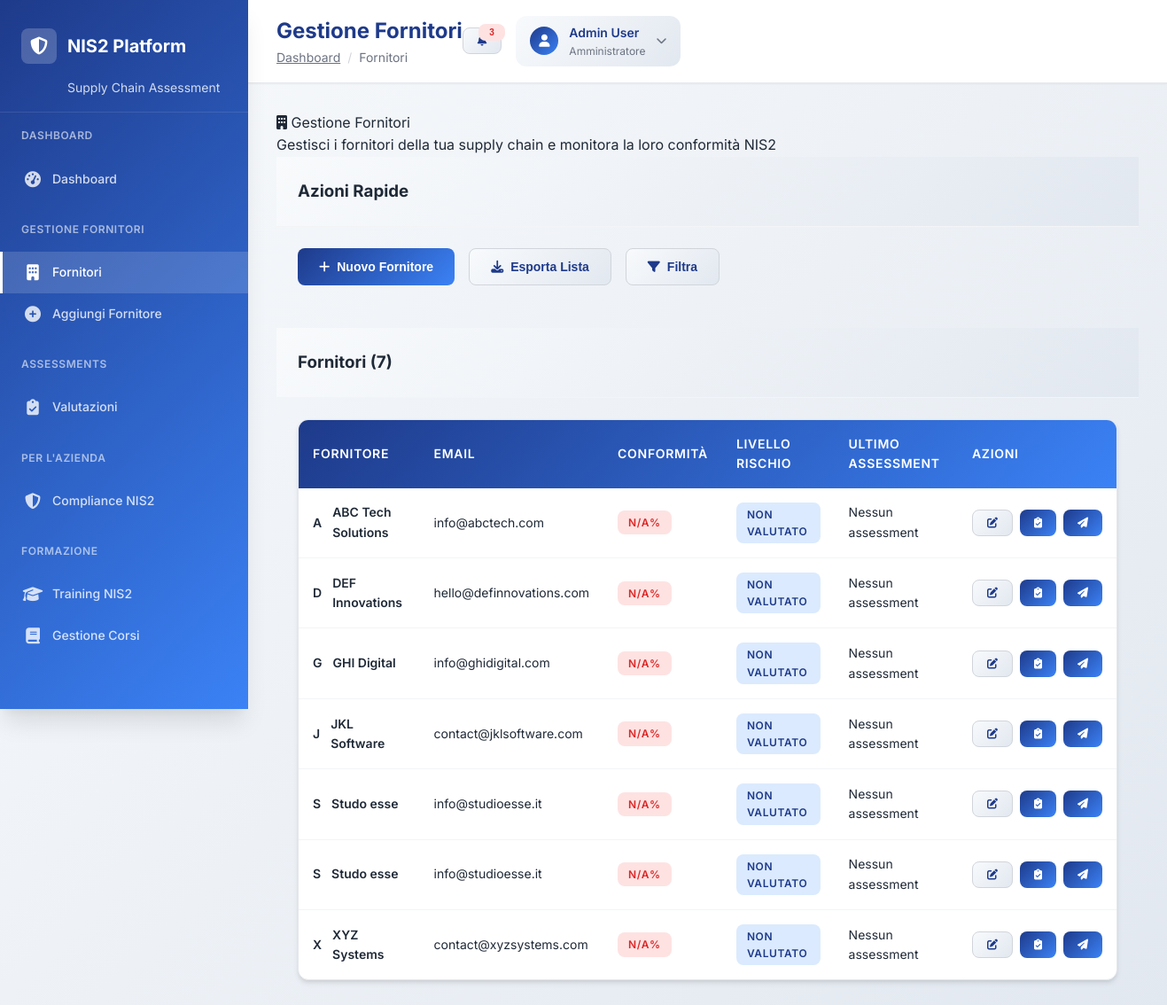
Page /suppliers (signed in) on the committed database.
### tables this page shows
CREATE TABLE suppliers (
            id INTEGER PRIMARY KEY AUTOINCREMENT,
            name TEXT NOT NULL,
            email TEXT NOT NULL,
            company_id INTEGER NOT NULL,
            compliance_score INTEGER,
            risk_level TEXT,
            assessment_date TIMESTAMP,
            assessment_token TEXT,
            created_at TIMESTAMP DEFAULT CURRENT_TIMESTAMP, address TEXT, city TEXT,
            FOREIGN KEY (company_id) REFERENCES companies (id)
        );

### main_dev.py (the view)
@app.get("/suppliers")
async def suppliers_page(request: Request):
    user = await get_current_user(request)
    if not user:
        return RedirectResponse(url="/company-login")
    company_id = user.get("company_id")
    if not company_id:
        return RedirectResponse(url="/company-login")
    conn = sqlite3.connect('nis2_supply_chain.db')
    cursor = conn.cursor()
    cursor.execute('''
        SELECT id, name, email, compliance_score, risk_level, assessment_date
        FROM suppliers
        WHERE company_id = ?
        ORDER BY name
    ''', (company_id,))
    suppliers = cursor.fetchall()
    conn.close()
    context = {
        "request": request,
        "suppliers": suppliers,
        "user": user
    }
    return templates.TemplateResponse("suppliers.html", context)

### templates/suppliers.html (shortened to what this page needs)
{% extends "professional_base.html" %}
{% block page_title %}Gestione Fornitori{% endblock %}
{% block breadcrumb %}
<span class="breadcrumb-separator">/</span>
<span>Fornitori</span>
{% endblock %}
{% block content %}
<div class="section-header">
    <div class="section-title">
        <i class="fas fa-building"></i>
        Gestione Fornitori
    </div>
    <div class="section-subtitle">
        Gestisci i fornitori della tua supply chain e monitora la loro conformità NIS2
    </div>
</div>
<div class="content-card mb-6">
    <div class="card-header">
        <h3>Azioni Rapide</h3>
    </div>
    <div class="card-body">
        <div class="flex gap-4">
            <button class="btn btn-primary" onclick="openAddSupplierModal()">
                <i class="fas fa-plus"></i>
                Nuovo Fornitore
            </button>
            <button class="btn btn-secondary">
                <i class="fas fa-download"></i>
                Esporta Lista
            </button>
            <button class="btn btn-secondary">
                <i class="fas fa-filter"></i>
                Filtra
            </button>
        </div>
    </div>
</div>
<div class="content-card">
    <div class="card-header">
        <h3>Fornitori ({{ suppliers|length }})</h3>
    </div>
    <div class="card-body">
        {% if suppliers %}
        <div class="table-container">
            <table class="table">
                <thead class="table-header">
                    <tr>
                        <th>Fornitore</th>
                        <th>Email</th>
                        <th>Conformità</th>
                        <th>Livello Rischio</th>
                        <th>Ultimo Assessment</th>
                        <th>Azioni</th>
                    </tr>
                </thead>
                <tbody>
                    {% for supplier in suppliers %}
                    <tr>
                        <td>
                            <div class="flex items-center gap-3">
                                <div class="w-10 h-10 bg-gradient-to-br from-blue-500 to-blue-600 rounded-lg flex items-center justify-center text-white font-semibold">
                                    {{ supplier[1][0]|upper }}
                                </div>
                                <div>
                                    <div class="font-semibold text-gray-900">{{ supplier[1] }}</div>
                                </div>
                            </div>
                        </td>
                        <td>
                            <div class="text-sm text-gray-600">{{ supplier[2] }}</div>
                        </td>
                        <td>
                            {% if supplier[3] and supplier[3]|int >= 70 %}
                                <span class="badge badge-success">{{ supplier[3] }}%</span>
                            {% elif supplier[3] and supplier[3]|int >= 50 %}
                                <span class="badge badge-warning">{{ supplier[3] }}%</span>
                            {% else %}
                                <span class="badge badge-danger">{{ supplier[3] or 'N/A' }}%</span>
                            {% endif %}
                        </td>
                        <td>
                            {% if supplier[4] == 'Basso' %}
                                <span class="badge badge-success">{{ supplier[4] }}</span>
                            {% elif supplier[4] == 'Medio' %}
                                <span class="badge badge-warning">{{ supplier[4] }}</span>
                            {% elif supplier[4] == 'Alto' %}
                                <span class="badge badge-danger">{{ supplier[4] }}</span>
                            {% else %}
                                <span class="badge badge-info">Non Valutato</span>
                            {% endif %}
                        </td>
                        <td>
                            <div class="text-sm text-gray-600">
                                {% if supplier[5] %}
                                    {{ supplier[5][:10] }}
                                {% else %}
                                    Nessun assessment
                                {% endif %}
                            </div>
                        </td>
                        <td>
                            <div class="flex gap-2">
                                <a href="/edit-supplier/{{ supplier[0] }}" class="btn btn-secondary btn-sm" title="Modifica">
                                    <i class="fas fa-edit"></i>
                                </a>
                                <a href="/assessment/{{ supplier[0] }}" class="btn btn-primary btn-sm" title="Assessment">
                                    <i class="fas fa-clipboard-check"></i>
                                </a>
                                {% if supplier[3] and supplier[3]|int >= 70 %}
                                    <a href="/v/{{ supplier[0] }}" class="btn btn-success btn-sm" title="Certificato QR">
                                        <i class="fas fa-qrcode"></i>
                                    </a>
                                    <a href="/certificate/{{ supplier[0] }}" class="btn btn-success btn-sm" title="PDF Certificato" target="_blank">
                                        <i class="fas fa-file-pdf"></i>
                                    </a>
                                {% elif supplier[3] and supplier[3]|int < 70 %}
                                    <a href="/warning/{{ supplier[0] }}" class="btn btn-warning btn-sm" title="PDF Richiamo" target="_blank">
                                        <i class="fas fa-exclamation-triangle"></i>
                                    </a>
                                {% else %}
                                    <button class="btn btn-primary btn-sm" onclick="sendAssessment({{ supplier[0] }})" title="Invia Assessment">
                                        <i class="fas fa-paper-plane"></i>
                                    </button>
                                {% endif %}
                            </div>
                        </td>
                    </tr>
                    {% endfor %}
                </tbody>
            </table>
        </div>
        {% endif %}
    </div>
</div>
{% endblock %}

### static/css/professional.css (style rules this page uses)
:root { --primary-blue: #1e3a8a; --primary-blue-light: #3b82f6; --primary-blue-dark: #1e40af; --secondary-gray: #6b7280; --accent-green: #059669; --accent-red: #dc2626; --accent-orange: #ea580c; --accent-yellow: #ca8a04; --gradient-primary: linear-gradient(135deg, #1e3a8a 0%, #3b82f6 100%); --gradient-secondary: linear-gradient(135deg, #f8fafc 0%, #e2e8f0 100%); --gradient-success: linear-gradient(135deg, #059669 0%, #10b981 100%); --gradient-danger: linear-gradient(135deg, #dc2626 0%, #ef4444 100%); --shadow-sm: 0 1px 2px 0 rgba(0, 0, 0, 0.05); --shadow-md: 0 4px 6px -1px rgba(0, 0, 0, 0.1), 0 2px 4px -1px rgba(0, 0, 0, 0.06); --shadow-lg: 0 10px 15px -3px rgba(0, 0, 0, 0.1), 0 4px 6px -2px rgba(0, 0, 0, 0.05); --shadow-xl: 0 20px 25px -5px rgba(0, 0, 0, 0.1), 0 10px 10px -5px rgba(0, 0, 0, 0.04); --border-radius: 8px; --border-radius-lg: 12px; --border-radius-xl: 16px; --transition-fast: 0.15s ease-in-out; --transition-normal: 0.3s ease-in-out; --transition-slow: 0.5s ease-in-out; }
* { margin: 0; padding: 0; box-sizing: border-box; }
body { font-family: 'Inter', -apple-system, BlinkMacSystemFont, 'Segoe UI', Roboto, sans-serif; background: linear-gradient(135deg, #f8fafc 0%, #e2e8f0 100%); color: #1f2937; line-height: 1.6; min-height: 100vh; }
.breadcrumb-separator { color: #d1d5db; }
.card-header { padding: 1.5rem; border-bottom: 1px solid #f3f4f6; background: var(--gradient-secondary); }
.card-body { padding: 1.5rem; }
.table-container { background: white; border-radius: var(--border-radius-lg); box-shadow: var(--shadow-md); overflow: hidden; border: 1px solid #e5e7eb; }
.table { width: 100%; border-collapse: collapse; }
.table-header { background: var(--gradient-primary); color: white; }
.table th { padding: 1rem; text-align: left; font-weight: 600; font-size: 0.875rem; text-transform: uppercase; letter-spacing: 0.05em; }
.table td { padding: 1rem; border-bottom: 1px solid #f3f4f6; font-size: 0.875rem; }
.table tbody tr:last-child td { border-bottom: none; }
.btn { display: inline-flex; align-items: center; gap: 0.5rem; padding: 0.75rem 1.5rem; border-radius: var(--border-radius); font-weight: 600; font-size: 0.875rem; text-decoration: none; border: none; cursor: pointer; transition: var(--transition-fast); white-space: nowrap; }
.btn-primary { background: var(--gradient-primary); color: white; }
.btn-secondary { background: var(--gradient-secondary); color: var(--primary-blue); border: 1px solid #d1d5db; }
.btn-sm { padding: 0.5rem 1rem; font-size: 0.75rem; }
.badge { display: inline-flex; align-items: center; gap: 0.25rem; padding: 0.25rem 0.75rem; border-radius: var(--border-radius); font-size: 0.75rem; font-weight: 600; text-transform: uppercase; letter-spacing: 0.05em; }
.badge-danger { background: #fee2e2; color: var(--accent-red); }
.badge-info { background: #dbeafe; color: var(--primary-blue); }
.fade-in { animation: fadeIn 0.5s ease-in-out; }
.font-semibold { font-weight: 600; }
.mb-6 { margin-bottom: 1.5rem; }
.flex { display: flex; }
.items-center { align-items: center; }
.justify-center { justify-content: center; }
.gap-2 { gap: 0.5rem; }
.gap-3 { gap: 0.75rem; }
.gap-4 { gap: 1rem; }
.rounded-lg { border-radius: var(--border-radius-lg); }

### rows in the picture
suppliers: name "A", name "ABC Tech Solutions", email "info@abctech.com", supplier "N/A"
suppliers: name "D", name "DEF Innovations", email "hello@definnovations.com", supplier "N/A"
suppliers: name "G", name "GHI Digital", email "info@ghidigital.com", supplier "N/A"
suppliers: name "J", name "JKL Software", email "contact@jklsoftware.com", supplier "N/A"
suppliers: name "S", name "Studo esse", email "info@studioesse.it", supplier "N/A"
suppliers: name "S", name "Studo esse", email "info@studioesse.it", supplier "N/A"
suppliers: name "X", name "XYZ Systems", email "contact@xyzsystems.com", supplier "N/A"

### other values in the picture
{{ suppliers|length }} "7"
